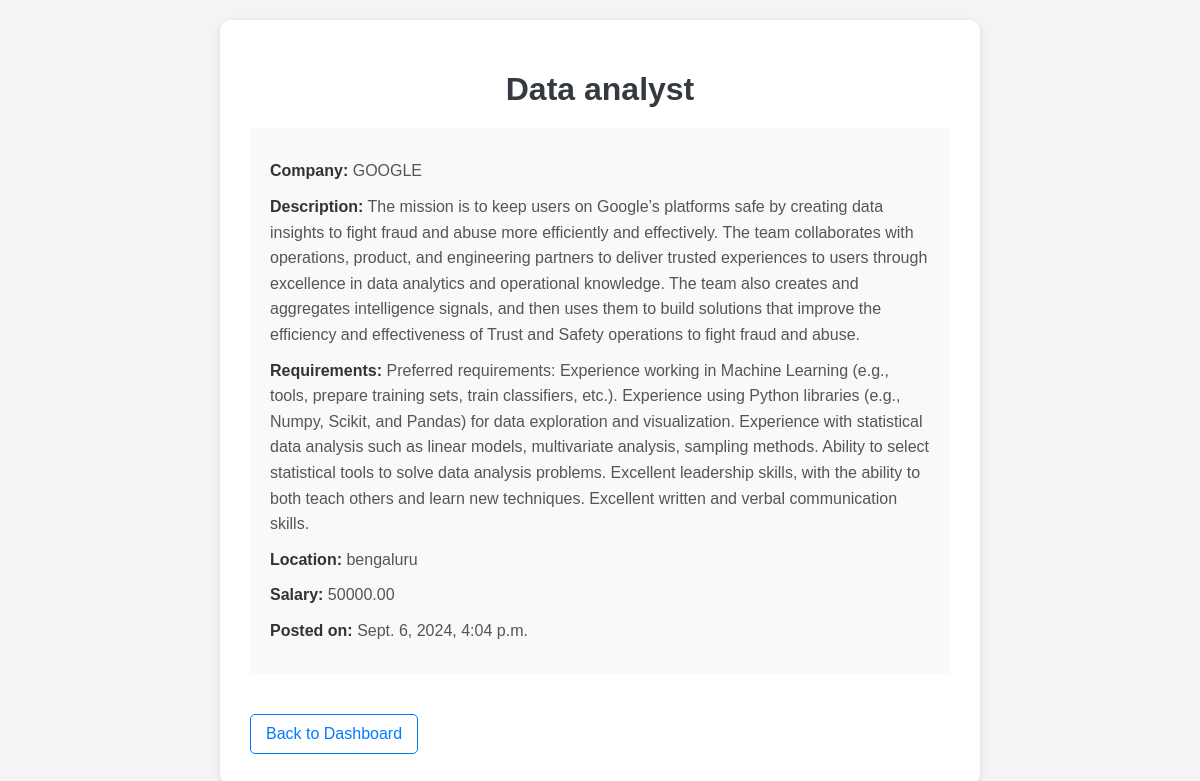
The app's page /job_details/15/ with its own data.
### jobs/models.py (models this page shows, shortened)
class Job(models.Model):
    employer = models.ForeignKey(Employer, on_delete=models.CASCADE)
    title = models.CharField(max_length=255)
    description = models.TextField()
    requirements= models.TextField(default="No specific requirements")
    location = models.CharField(max_length=255)
    salary = models.DecimalField(max_digits=10, decimal_places=2)
    posted_at = models.DateTimeField(auto_now_add=True)

class Employer(models.Model):
    user = models.OneToOneField(User, on_delete=models.CASCADE)
    company_name = models.CharField(max_length=255)
    company_description = models.TextField()
    profile_picture = models.ImageField(upload_to='employer_pictures/', blank=True, null=True)

### jobs/views.py (the view)
# urls.py: path('job_details/<int:job_id>/', view_job_details, name='view_job_details'),
def view_job_details(request, job_id):
    job = get_object_or_404(Job, id=job_id)
    return render(request, 'jobs/view_job_details.html', {'job': job})

### jobs/templates/jobs/view_job_details.html (shortened to what this page needs)
<!DOCTYPE html>
<html lang="en">
<head>
    {% load static %}
    <link rel="stylesheet" href="{% static 'job_details.css' %}">
</head>
<body>
    <div class="container">
        <h1>{{ job.title }}</h1>
        <div class="job-details">
            <p><strong>Company:</strong> {{ job.employer.company_name }}</p>
            <p><strong>Description:</strong> {{ job.description }}</p>
            <p><strong>Requirements:</strong> {{ job.requirements }}</p>
            <p><strong>Location:</strong> {{ job.location }}</p>
            <p><strong>Salary:</strong> {{ job.salary }}</p>
            <p><strong>Posted on:</strong> {{ job.posted_at }}</p>
        </div>
        <a href="{% url 'jobseeker_dashboard' %}" class="btn-back">Back to Dashboard</a>
    </div>
</body>
</html>

### jobs/static/job_details.css (style rules this page uses)
body { font-family: Arial, sans-serif; background-color: #f4f4f4; margin: 0; padding: 20px; }
.container { max-width: 700px; margin: 0 auto; background-color: #fff; padding: 30px; border-radius: 10px; box-shadow: 0 2px 8px rgba(0, 0, 0, 0.1); }
h1 { color: #343a40; text-align: center; margin-bottom: 20px; }
.job-details { background-color: #f9f9f9; padding: 20px; border-radius: 5px; margin-bottom: 20px; }
.job-details p { margin: 10px 0; line-height: 1.6; color: #555; }
.job-details strong { color: #333; }
.btn-back { display: inline-block; color: #007bff; text-decoration: none; padding: 10px 15px; border: 1px solid #007bff; border-radius: 5px; font-size: 16px; transition: background-color 0.3s ease, color 0.3s ease; margin-top: 20px; }

### records on screen
Job: title "Data analyst", employer.company_name "GOOGLE", description "The mission is to keep users on Google’s platforms safe by creating data insights to fight fraud and abuse more efficiently and effectively. The team collaborates with operations, product, and engineering partners to deliver trusted experiences to users through excellence in data analytics and operational knowledge. The team also creates and aggregates intelligence signals, and then uses them to build solutions that improve the efficiency and effectiveness of Trust and Safety operations to fight fraud and abuse.", requirements "Preferred requirements: Experience working in Machine Learning (e.g., tools, prepare training sets, train classifiers, etc.). Experience using Python libraries (e.g., Numpy, Scikit, and Pandas) for data exploration and visualization. Experience with statistical data analysis such as linear models, multivariate analysis, sampling methods. Ability to select statistical tools to solve data analysis problems. Excellent leadership skills, with the ability to both teach others and learn new techniques. Excellent written and verbal communication skills.", location "bengaluru", salary "50000.00", posted_at "Sept. 6, 2024, 4:04 p.m."
